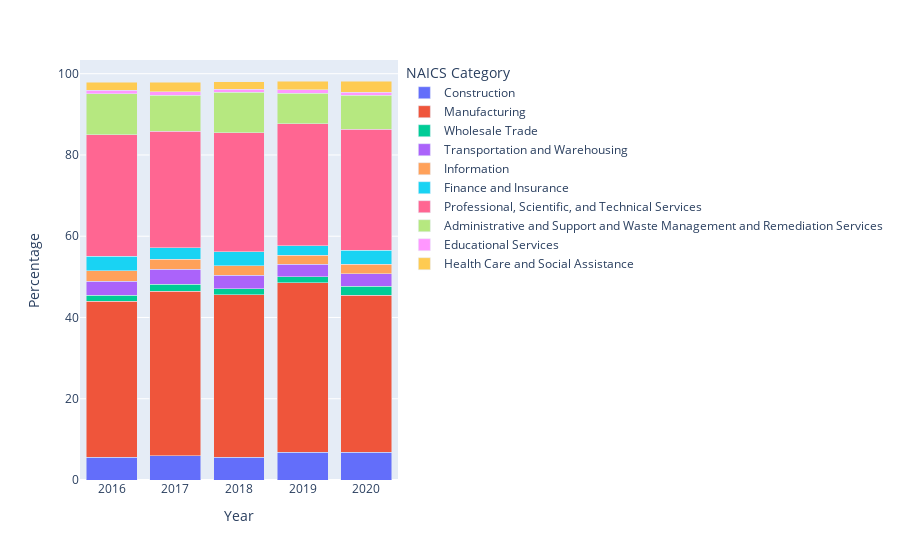

Write notebook code for a chart like this one.
### Code cell
import pandas as pd
import plotly.express as px

# Read in the data
df = pd.read_csv('us_funding_time_series.csv')

# Sort the data by the last year (2020) and select only the top 10 categories
df_top_10 = df.sort_values(by='2020', ascending=False).head(10)

# Filter the original dataframe to include only the top 10 categories
df_filtered = df[df['NAICS Category'].isin(df_top_10['NAICS Category'])]

# Melt the data so that each row represents a single observation
df_melt = pd.melt(df_filtered, id_vars=['NAICS Category'], var_name='Year', value_name='Percentage')

# Create the stacked bar chart using Plotly Express
fig = px.bar(df_melt, x='Year', y='Percentage', color='NAICS Category', barmode='stack')

# Update the x-axis to show only the years
fig.update_xaxes(type='category')

# Show the chart
fig.show()

### Figure 1 — Plotly figure (JSON) as saved in the notebook; plotly's stock layout.template omitted (floating-point values rounded to 4 significant figures)
{"data": [{"alignmentgroup": "True", "hovertemplate": "NAICS Category=Construction<br>Year=%{x}<br>Percentage=%{y}<extra></extra>", "legendgroup": "Construction", "marker": {"color": "#636efa", "pattern": {"shape": ""}}, "name": "Construction", "offsetgroup": "Construction", "orientation": "v", "showlegend": true, "textposition": "auto", "type": "bar", "x": ["2016", "2017", "2018", "2019", "2020"], "xaxis": "x", "y": [5.643, 5.911, 5.645, 6.85, 6.868], "yaxis": "y"}, {"alignmentgroup": "True", "hovertemplate": "NAICS Category=Manufacturing<br>Year=%{x}<br>Percentage=%{y}<extra></extra>", "legendgroup": "Manufacturing", "marker": {"color": "#EF553B", "pattern": {"shape": ""}}, "name": "Manufacturing", "offsetgroup": "Manufacturing", "orientation": "v", "showlegend": true, "textposition": "auto", "type": "bar", "x": ["2016", "2017", "2018", "2019", "2020"], "xaxis": "x", "y": [38.41, 40.54, 39.97, 41.67, 38.66], "yaxis": "y"}, {"alignmentgroup": "True", "hovertemplate": "NAICS Category=Wholesale Trade<br>Year=%{x}<br>Percentage=%{y}<extra></extra>", "legendgroup": "Wholesale Trade", "marker": {"color": "#00cc96", "pattern": {"shape": ""}}, "name": "Wholesale Trade", "offsetgroup": "Wholesale Trade", "orientation": "v", "showlegend": true, "textposition": "auto", "type": "bar", "x": ["2016", "2017", "2018", "2019", "2020"], "xaxis": "x", "y": [1.41, 1.718, 1.48, 1.464, 2.184], "yaxis": "y"}, {"alignmentgroup": "True", "hovertemplate": "NAICS Category=Transportation and Warehousing<br>Year=%{x}<br>Percentage=%{y}<extra></extra>", "legendgroup": "Transportation and Warehousing", "marker": {"color": "#ab63fa", "pattern": {"shape": ""}}, "name": "Transportation and Warehousing", "offsetgroup": "Transportation and Warehousing", "orientation": "v", "showlegend": true, "textposition": "auto", "type": "bar", "x": ["2016", "2017", "2018", "2019", "2020"], "xaxis": "x", "y": [3.418, 3.724, 3.334, 3.081, 3.078], "yaxis": "y"}, {"alignmentgroup": "True", "hovertemplate": "NAICS Category=Information<br>Year=%{x}<br>Percentage=%{y}<extra></extra>", "legendgroup": "Information", "marker": {"color": "#FFA15A", "pattern": {"shape": ""}}, "name": "Information", "offsetgroup": "Information", "orientation": "v", "showlegend": true, "textposition": "auto", "type": "bar", "x": ["2016", "2017", "2018", "2019", "2020"], "xaxis": "x", "y": [2.644, 2.456, 2.305, 2.279, 2.351], "yaxis": "y"}, {"alignmentgroup": "True", "hovertemplate": "NAICS Category=Finance and Insurance<br>Year=%{x}<br>Percentage=%{y}<extra></extra>", "legendgroup": "Finance and Insurance", "marker": {"color": "#19d3f3", "pattern": {"shape": ""}}, "name": "Finance and Insurance", "offsetgroup": "Finance and Insurance", "orientation": "v", "showlegend": true, "textposition": "auto", "type": "bar", "x": ["2016", "2017", "2018", "2019", "2020"], "xaxis": "x", "y": [3.57, 2.865, 3.491, 2.267, 3.404], "yaxis": "y"}, {"alignmentgroup": "True", "hovertemplate": "NAICS Category=Professional, Scientific, and Technical Services<br>Year=%{x}<br>Percentage=%{y}<extra></extra>", "legendgroup": "Professional, Scientific, and Technical Services", "marker": {"color": "#FF6692", "pattern": {"shape": ""}}, "name": "Professional, Scientific, and Technical Services", "offsetgroup": "Professional, Scientific, and Technical Services", "orientation": "v", "showlegend": true, "textposition": "auto", "type": "bar", "x": ["2016", "2017", "2018", "2019", "2020"], "xaxis": "x", "y": [29.87, 28.66, 29.24, 30.06, 29.75], "yaxis": "y"}, {"alignmentgroup": "True", "hovertemplate": "NAICS Category=Administrative and Support and Waste Management and Remediation Services<br>Year=%{x}<br>Percentage=%{y}<extra></extra>", "legendgroup": "Administrative and Support and Waste Management and Remediation Services", "marker": {"color": "#B6E880", "pattern": {"shape": ""}}, "name": "Administrative and Support and Waste Management and Remediation Services", "offsetgroup": "Administrative and Support and Waste Management and Remediation Services", "orientation": "v", "showlegend": true, "textposition": "auto", "type": "bar", "x": ["2016", "2017", "2018", "2019", "2020"], "xaxis": "x", "y": [10.04, 8.805, 9.971, 7.504, 8.379], "yaxis": "y"}, {"alignmentgroup": "True", "hovertemplate": "NAICS Category=Educational Services<br>Year=%{x}<br>Percentage=%{y}<extra></extra>", "legendgroup": "Educational Services", "marker": {"color": "#FF97FF", "pattern": {"shape": ""}}, "name": "Educational Services", "offsetgroup": "Educational Services", "orientation": "v", "showlegend": true, "textposition": "auto", "type": "bar", "x": ["2016", "2017", "2018", "2019", "2020"], "xaxis": "x", "y": [0.9173, 0.8795, 0.7691, 0.8678, 0.7327], "yaxis": "y"}, {"alignmentgroup": "True", "hovertemplate": "NAICS Category=Health Care and Social Assistance<br>Year=%{x}<br>Percentage=%{y}<extra></extra>", "legendgroup": "Health Care and Social Assistance", "marker": {"color": "#FECB52", "pattern": {"shape": ""}}, "name": "Health Care and Social Assistance", "offsetgroup": "Health Care and Social Assistance", "orientation": "v", "showlegend": true, "textposition": "auto", "type": "bar", "x": ["2016", "2017", "2018", "2019", "2020"], "xaxis": "x", "y": [1.944, 2.286, 1.817, 2.08, 2.794], "yaxis": "y"}], "layout": {"barmode": "stack", "legend": {"title": {"text": "NAICS Category"}, "tracegroupgap": 0}, "margin": {"t": 60}, "xaxis": {"anchor": "y", "domain": [0, 1], "title": {"text": "Year"}, "type": "category"}, "yaxis": {"anchor": "x", "domain": [0, 1], "title": {"text": "Percentage"}}}}
